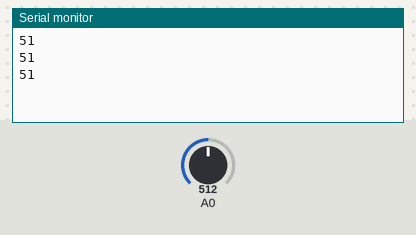
Simulated run of this sketch. Board: Arduino Uno, built with avr-gcc and run on an emulated ATmega328P. Shown: the last lines printed to the serial monitor. The inputs (shaded band) are chosen by the test bench; at power-on: A0 = 512.

Above: at 1.2 s.
1.3 s: A0 set to 716
At 1.9 s:
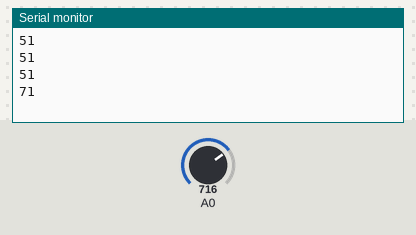
2.8 s: A0 set to 900
At 3.4 s:
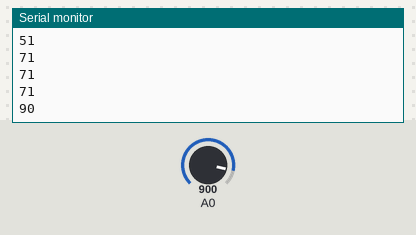
Timing chart, 0 to 5.8 s (numbered marks = the images above; inputs shaded):
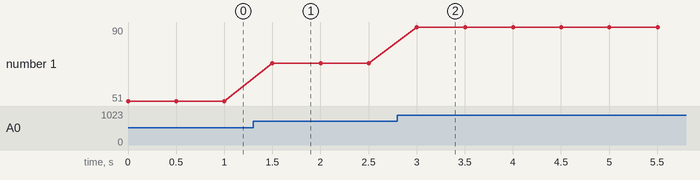

The sketch:

sketch_nov18a.ino
```cpp
void setup() {
  Serial.begin(115200);
  pinMode(A0, INPUT);

}

void loop() {
    int Ultrasonic_val = round(analogRead(A0) / 10);
    Serial.println(Ultrasonic_val);
    delay(500);


}
```

Measured:
- after the input at 1.3 s, the serial monitor: prints a new line after 0.20 s (image 1)
- after the input at 2.8 s, the serial monitor: prints a new line after 0.20 s (image 2)
- plotted number 1: 51 → 71 after the input at 1.3 s, 71 → 90 after the input at 2.8 s
